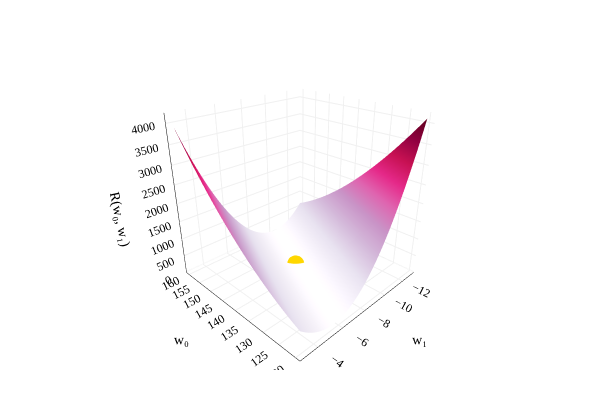

The code cell stored with this chart in its notebook:
### Markdown cell above
$R_\text{sq}(w)$ was a function with just a single input variable ($w$), so the problem of minimizing $R_\text{sq}(w)$ was straightforward, and resembled problems we solved in Calculus 1.

The function $R_\text{sq}(w_0, w_1)$ we're minimizing now has **two** input variables, $w_0$ and $w_1$. In mathematics, sometimes we'll write $R_\text{sq}: \mathbb{R}^2 \to \mathbb{R}$ to say that $R_\text{sq}$ is a function that takes in two real numbers and returns a single real number.

$$R_\text{sq}(w_0, w_1) = \frac{1}{n} \sum_{i=1}^n (y_i - (w_0 + w_1 x_i))^2$$

Remember, we should treat the $x_i$'s and $y_i$'s as constants, as these are known quantities once we're given a dataset.

What does $R_\text{sq}(w_0, w_1)$ even look like? We need three dimensions to visualize it – one axis for $w_0$, one for $w_1$, and one for the output, $R_\text{sq}(w_0, w_1)$.

### Code cell
import pandas as pd
import numpy as np
import plotly.graph_objects as go

def slope(x, y):
    # Assume x and y are two Series.
    numerator = ((x - np.mean(x)) * (y - np.mean(y))).sum()
    denominator = ((x - np.mean(x)) ** 2).sum()
    return numerator / denominator

def intercept(x, y):
    return y.mean() - slope(x, y) * x.mean()

df = pd.read_csv('data/commute-times.csv')

w0_star = intercept(df['departure_hour'], df['minutes'])
w1_star = slope(df['departure_hour'], df['minutes'])

def mse(y_actual, y_pred):
    return np.mean((y_actual - y_pred)**2)

def mse_for_departure_model(w):
    w0, w1 = w
    return mse(df['minutes'], w0 + w1 * df['departure_hour'])

num_points = 50 # increase for better resolution, but it will run more slowly. 
uvalues = np.linspace(120, 160, num_points)
vvalues = np.linspace(-13, -3, num_points)
(u, v) = np.meshgrid(uvalues, vvalues)
thetas = np.vstack((u.flatten(), v.flatten()))
MSE = np.array([mse_for_departure_model(t) for t in thetas.T])
loss_surface = go.Surface(
    x=u, y=v, z=np.reshape(MSE, u.shape),
    colorscale='PuRd',
    showscale=False,
    opacity=1,
    hovertemplate="w₀: %{x}<br>w₁: %{y}<br>R(w₀, w₁): %{z}<extra></extra>"
)
minimizer = go.Scatter3d(
    x=[w0_star], y=[w1_star], z=[mse_for_departure_model([w0_star, w1_star])],
    mode='markers', name='optimal parameters',
    marker=dict(size=10, color='gold'),
    hovertemplate="w₀: %{x}<br>w₁: %{y}<br>R(w₀, w₁): %{z}<extra></extra>"
)
fig = go.Figure(data=[loss_surface, minimizer])

fig.update_layout(
    scene=dict(
        xaxis=dict(
            title="w₀",
            backgroundcolor="white",
            gridcolor="#f0f0f0",
            showbackground=True,
            showline=True,
            linecolor="black",
            linewidth=1,
        ),
        yaxis=dict(
            title="w₁",
            backgroundcolor="white",
            gridcolor="#f0f0f0",
            showbackground=True,
            showline=True,
            linecolor="black",
            linewidth=1,
        ),
        zaxis=dict(
            title="R(w₀, w₁)",
            backgroundcolor="white",
            gridcolor="#f0f0f0",
            showbackground=True,
            showline=True,
            linecolor="black",
            linewidth=1,
        ),
        bgcolor="white"
    ),
    paper_bgcolor='white',
    plot_bgcolor='white',
    margin=dict(l=30, r=30, t=30, b=30),
    autosize=True,
    width=600,
    height=400,
    font=dict(
        family="Palatino Linotype, Palatino, serif",
        color="black"
    ),
    scene_camera=dict(
        eye=dict(x=-1.5, y=1.5, z=1.0)
    ),
)

fig.show(scale=4)

### Figure 1 — Plotly figure (JSON) as saved in the notebook; plotly's stock layout.template omitted (floating-point values rounded to 4 significant figures; data arrays with more than 128 entries replaced by an {"elided": "..."} marker saying what was removed)
{"data": [{"colorscale": [[0, "rgb(247,244,249)"], [0.125, "rgb(231,225,239)"], [0.25, "rgb(212,185,218)"], [0.375, "rgb(201,148,199)"], [0.5, "rgb(223,101,176)"], [0.625, "rgb(231,41,138)"], [0.75, "rgb(206,18,86)"], [0.875, "rgb(152,0,67)"], [1, "rgb(103,0,31)"]], "hovertemplate": "w₀: %{x}<br>w₁: %{y}<br>R(w₀, w₁): %{z}<extra></extra>", "opacity": 1, "showscale": false, "type": "surface", "x": {"elided": "50x50 float values"}, "y": {"elided": "50x50 float values"}, "z": {"elided": "50x50 float values"}}, {"hovertemplate": "w₀: %{x}<br>w₁: %{y}<br>R(w₀, w₁): %{z}<extra></extra>", "marker": {"color": "gold", "size": 10}, "mode": "markers", "name": "optimal parameters", "type": "scatter3d", "x": [142.4], "y": [-8.187], "z": [97.05]}], "layout": {"autosize": true, "font": {"color": "black", "family": "Palatino Linotype, Palatino, serif"}, "height": 400, "margin": {"b": 30, "l": 30, "r": 30, "t": 30}, "paper_bgcolor": "white", "plot_bgcolor": "white", "scene": {"bgcolor": "white", "camera": {"eye": {"x": -1.5, "y": 1.5, "z": 1}}, "xaxis": {"backgroundcolor": "white", "gridcolor": "#f0f0f0", "linecolor": "black", "linewidth": 1, "showbackground": true, "showline": true, "title": {"text": "w₀"}}, "yaxis": {"backgroundcolor": "white", "gridcolor": "#f0f0f0", "linecolor": "black", "linewidth": 1, "showbackground": true, "showline": true, "title": {"text": "w₁"}}, "zaxis": {"backgroundcolor": "white", "gridcolor": "#f0f0f0", "linecolor": "black", "linewidth": 1, "showbackground": true, "showline": true, "title": {"text": "R(w₀, w₁)"}}}, "width": 600}}
